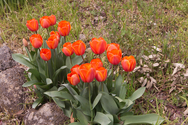
#> input picture flowers/IMG_8929_small.jpg, 188 x 125 px; its folder holds only this picture in this run
$ python -i sautils3_6.py   (imports and definitions only)
#> lines starting #> are read from the running program, lines starting #| are printed output that depends on the picture
###############################################################################
#                        Image Classifier Utilities
#                      Sensor Analytics Australia™ 2026
###############################################################################
class color:
   PURPLE = '\033[95m'
   CYAN = '\033[96m'
   DARKCYAN = '\033[36m'
   BLUE = '\033[94m'
   LIGHTBLUE = '\033[48;5;57m'
   GREEN = '\033[92m'
   YELLOW = '\033[93m'
   PINK = '\033[38;5;206m'
   RED =  '\033[91m'
   BGBLUE = '\033[104m'
   BOLD = '\033[1m'
   UNDERLINE = '\033[4m'
   END = '\033[0m'
import shutil,os,glob,time,datetime,sys
from subprocess import Popen, check_output, STDOUT, CalledProcessError,\
     STDOUT, PIPE, run
from pathlib import Path
import cv2
import numpy as np
import skimage.measure
import re
from PIL import Image
from numpy.linalg import norm
from sklearn.decomposition import PCA
from sklearn.cluster import KMeans
from sklearn import preprocessing
import random
from math import copysign,log10
try:
    from config import rseed
except ImportError: # set rseed value below if config.sys has no rseed
    rseed = 10
#########################################################################

def gblur(frame):
    if frame.ndim > 2:
        frame = cv2.cvtColor(frame, cv2.COLOR_BGR2GRAY)
    frame = cv2.GaussianBlur(frame, (7, 7), 0)
    return frame
class saMotionDetect: # This class images requires the images are in
                      # in greyscale (ie img.ndim=2) and slightly blurred.
    def __init__(self, Wt=0.1): # Lower Weights makes bkg less sensitive
                                   # to changes, leading to more stable bkg.
        self.Wt = Wt
        self.img_bg = None
    # [9 lines left out: function updatebg, not called in this run]
    def mdetect(self, img, iPx=20, cWd=1):
        img_cn = img.copy() # save color copy for contouring
        img_cn_bw = img.copy() # save color copy for bw contouring
        img = gblur(img)
        img_df = cv2.absdiff(self.img_bg.astype("uint8"),img)
        img_th = cv2.threshold(img_df,iPx,255,cv2.THRESH_BINARY)[1] #2nd val
        # Smoothout thresholded img by removing small blobs
        img_th =  cv2.erode(img_th, None, iterations=2)
        img_th = cv2.dilate(img_th, None, iterations=2)
        # Find contours in the thresholded img
        contours,heirarchy = cv2.findContours(img_th.copy(),cv2.RETR_EXTERNAL,\
                                cv2.CHAIN_APPROX_SIMPLE)
        # sum areas of 5 biggest countour (cmax)
        cmax_area = 0
        cmax_area_perc = 0
        if len(contours) !=  0:
            cnts = sorted(contours, key=cv2.contourArea, reverse=True)[:5]
            for contour in cnts:
                cmax_area = cv2.contourArea(contour)
                cmax_area += cmax_area
            img_ht,img_wd = img_th.shape #no channels in grayscale
            cmax_area_perc = cmax_area/(img_ht*img_wd)*100
            cv2.drawContours(img_cn,contours,-1,(0,255,0),cWd)
        # create contours only bw image for ml
        img_cn_bw.fill(0) # 3 channel image still
        cv2.drawContours(img_cn_bw, contours, -1, (255, 255, 255), 2)
        img_cn_bw = cv2.cvtColor(img_cn_bw,cv2.COLOR_BGR2GRAY)
        # Return contoured img,contours,cmax_area as %age img,contoured img bw
        return img_cn,contours,cmax_area_perc,img_cn_bw

# Credit for this class most parts goes to:
# Adrian Rosebrock (https://pyimagesearch.com/author/adrian/)
# on September 2, 2019

#########################################################################

class adsleep:
    # [32 lines left out: functions __init__, adwait, not called in this run]
    def timer(self):
        self.t2 = time()
        return self.t2 - self.t1

#########################################################################

# [14 lines left out: function saoldestFile, not called in this run]
def sadiskUse(path): # in %age
   total, used, free = shutil.disk_usage(path)
   return round(used/total*100,2) #disk used in %age
# [91 lines left out: functions sadiskManage, cvread, imgResize, makeDir, rmdir, mvdir and 7 more, not called in this run]
def fileTs(filename): # get the int timestamp for fileDt string
 fDt=datetime.datetime.strptime(fileDt(filename),'%Y%m%d%H%M%S').timestamp()
 return int(round(fDt))
# [65 lines left out: functions num_name, fileSel, writeLog, imgcont, cntcent, not called in this run]
def inorms(img): # Calc L1 and L2 norms of grayscaled image
 img_gs = cv2.cvtColor(img, cv2.COLOR_BGR2GRAY).flatten()
 return norm(img_gs,1),norm(img_gs)
# [32 lines left out: functions imgResize_n, imgDimRed, imgBg, imgFeats, not called in this run]
class invarPR: # For descriptor distance based invariant pattern-recognition
 # [162 lines left out: functions __init__, desDists, hu_invars, histflat, imgDCT, imgDisplay and 10 more, not called in this run]

# [10 lines not run here, left out]

>>> import cv2
>>> picture = cv2.imread('flowers/IMG_8929_small.jpg')
#> picture is the input picture: shape (125, 188, 3); mean B, G, R 73.6, 106.2, 134.9
>>> result = saMotionDetect().mdetect(picture)
#> in gblur, `frame = cv2.cvtColor(frame, cv2.COLOR_BGR2GRAY)`:
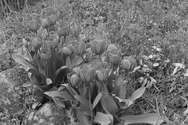
#> frame: shape (125, 188); min 0, max 241, mean 111.1
#> in gblur, `frame = cv2.GaussianBlur(frame, (7, 7), 0)`:
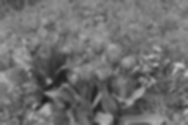
#> frame: shape (125, 188); min 26, max 194, mean 111.1
#> (the run stopped early here; a loop or call above may not have finished)

$ run again, on flowers/IMG_8930_small.jpg
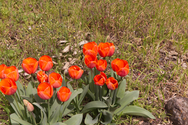
#> input picture flowers/IMG_8930_small.jpg, 188 x 125 px
#> picture is the input picture: shape (125, 188, 3); mean B, G, R 64.8, 107.2, 142.8
#> in gblur, `frame = cv2.cvtColor(frame, cv2.COLOR_BGR2GRAY)`:
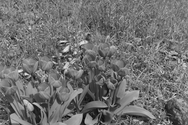
#> frame: shape (125, 188); min 4, max 241, mean 113
#> in gblur, `frame = cv2.GaussianBlur(frame, (7, 7), 0)`:
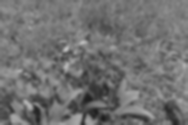
#> frame: shape (125, 188); min 29, max 189, mean 113

$ run again, on flowers/IMG_8931_small.jpg
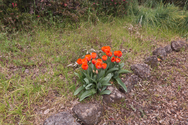
#> input picture flowers/IMG_8931_small.jpg, 188 x 125 px
#> picture is the input picture: shape (125, 188, 3); mean B, G, R 81, 108.8, 125
#> in gblur, `frame = cv2.cvtColor(frame, cv2.COLOR_BGR2GRAY)`:
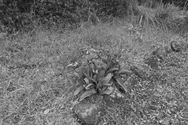
#> frame: shape (125, 188); min 16, max 220, mean 110.5
#> in gblur, `frame = cv2.GaussianBlur(frame, (7, 7), 0)`:
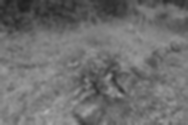
#> frame: shape (125, 188); min 33, max 176, mean 110.5

$ run again, on flowers/IMG_8932_small.jpg
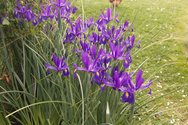
#> input picture flowers/IMG_8932_small.jpg, 188 x 125 px
#> picture is the input picture: shape (125, 188, 3); mean B, G, R 94.5, 119.9, 128.4
#> in gblur, `frame = cv2.cvtColor(frame, cv2.COLOR_BGR2GRAY)`:
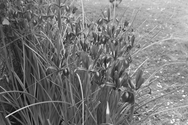
#> frame: shape (125, 188); min 3, max 255, mean 119.5
#> in gblur, `frame = cv2.GaussianBlur(frame, (7, 7), 0)`:
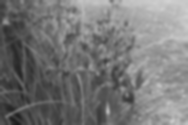
#> frame: shape (125, 188); min 27, max 210, mean 119.5
